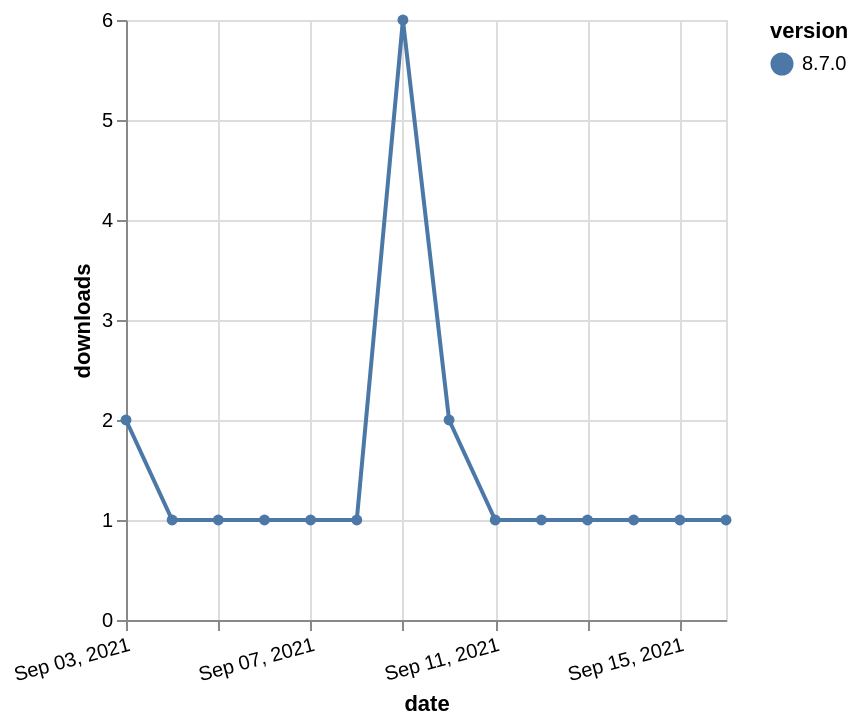

Source (Vega-Lite JSON):
### Vega-Lite specification from a JSON file in a GitHub repository (floating-point values rounded to 4 significant figures)
{"$schema": "https://vega.github.io/schema/vega-lite/v5.json", "description": "A simple bar chart with embedded data.", "data": {"values": [{"date": "2021-09-03", "total": 493, "delta": 2, "version": "8.7.0"}, {"date": "2021-09-04", "total": 494, "delta": 1, "version": "8.7.0"}, {"date": "2021-09-05", "total": 495, "delta": 1, "version": "8.7.0"}, {"date": "2021-09-06", "total": 496, "delta": 1, "version": "8.7.0"}, {"date": "2021-09-07", "total": 497, "delta": 1, "version": "8.7.0"}, {"date": "2021-09-08", "total": 498, "delta": 1, "version": "8.7.0"}, {"date": "2021-09-09", "total": 504, "delta": 6, "version": "8.7.0"}, {"date": "2021-09-10", "total": 506, "delta": 2, "version": "8.7.0"}, {"date": "2021-09-11", "total": 507, "delta": 1, "version": "8.7.0"}, {"date": "2021-09-12", "total": 508, "delta": 1, "version": "8.7.0"}, {"date": "2021-09-13", "total": 509, "delta": 1, "version": "8.7.0"}, {"date": "2021-09-14", "total": 510, "delta": 1, "version": "8.7.0"}, {"date": "2021-09-15", "total": 511, "delta": 1, "version": "8.7.0"}, {"date": "2021-09-16", "total": 512, "delta": 1, "version": "8.7.0"}]}, "width": "container", "mark": {"type": "line", "point": {"filled": true}}, "encoding": {"x": {"field": "date", "type": "temporal", "timeUnit": "yearmonthdate", "title": "date", "axis": {"labelAngle": -15}}, "y": {"field": "delta", "type": "quantitative", "title": "downloads"}, "color": {"field": "version", "type": "nominal"}, "tooltip": {"field": "delta"}}}
